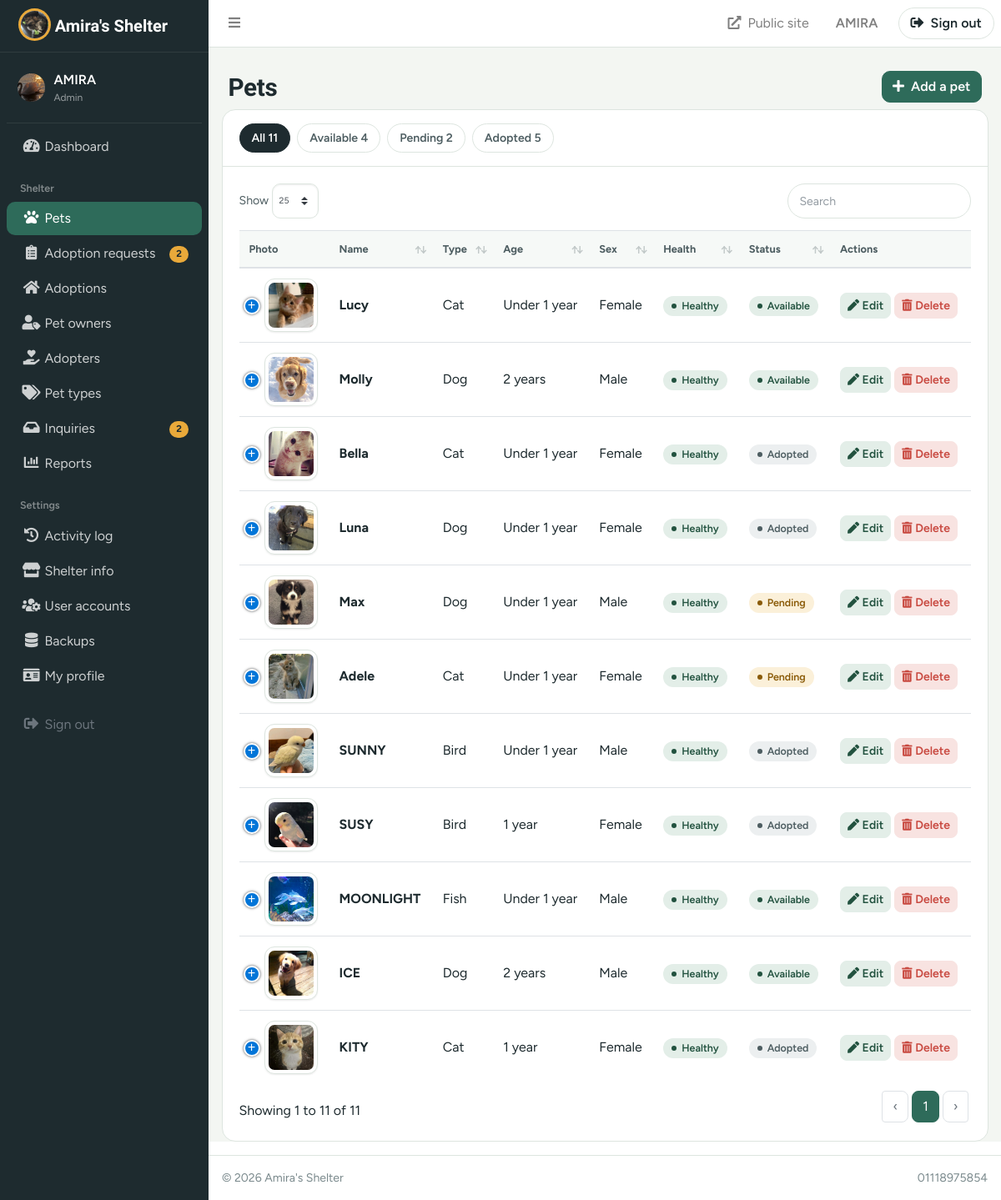
The page /admin/pets (signed in) on the database its author committed.
### tables this page shows
CREATE TABLE tbl_user (
    user_id       INTEGER PRIMARY KEY AUTOINCREMENT,
    username      TEXT NOT NULL UNIQUE,
    password      TEXT NOT NULL,
    complete_name TEXT NOT NULL,
    designation   TEXT NOT NULL DEFAULT '',
    profile_image TEXT NOT NULL DEFAULT '',
    user_type     TEXT NOT NULL DEFAULT 'user' CHECK (user_type IN ('admin', 'user'))
);

CREATE TABLE tbl_company (
    company_id      INTEGER PRIMARY KEY AUTOINCREMENT,
    company_logo    TEXT,
    company_name    TEXT,
    company_address TEXT,
    company_contact TEXT,
    company_website TEXT
);

CREATE TABLE tbl_pet (
    pet_id                INTEGER PRIMARY KEY AUTOINCREMENT,
    pet_owner_id          INTEGER REFERENCES tbl_pet_owner (pet_owner_id),
    pet_name              TEXT NOT NULL,
    pet_type_id           INTEGER REFERENCES tbl_pet_type (pet_type_id),
    description           TEXT,
    age                   INTEGER,
    gender                TEXT CHECK (gender IN ('Male', 'Female')),
    health_status         TEXT NOT NULL CHECK (health_status IN ('Healthy', 'Needs Treatment')),
    upload_health_history TEXT,
    vaccination_status    TEXT NOT NULL CHECK (vaccination_status IN ('Vaccinated', 'Not Vaccinated')),
    proof_of_vaccination  TEXT,
    adoption_status       TEXT NOT NULL CHECK (adoption_status IN ('Available', 'Pending', 'Adopted')),
    pet_profile_image     TEXT NOT NULL DEFAULT '',
    date_registered       TEXT
);

CREATE TABLE tbl_pet_type (
    pet_type_id   INTEGER PRIMARY KEY AUTOINCREMENT,
    pet_type_name TEXT NOT NULL UNIQUE
);

### petapp/records.py (the view)
@bp.route("/pets")
@login_required
def pets():
    status = request.args.get("status")
    if status not in PET_STATUSES:
        status = None
    sql = """SELECT p.*, pt.pet_type_name, po.pet_owner_name
             FROM tbl_pet p
             LEFT JOIN tbl_pet_type pt ON pt.pet_type_id = p.pet_type_id
             LEFT JOIN tbl_pet_owner po ON po.pet_owner_id = p.pet_owner_id"""
    rows = query(sql + (" WHERE p.adoption_status = ?" if status else "") + " ORDER BY p.pet_id DESC",
                 (status,) if status else ())
    counts = {s: 0 for s in PET_STATUSES}
    for r in query("SELECT adoption_status, COUNT(*) n FROM tbl_pet GROUP BY adoption_status"):
        counts[r["adoption_status"]] = r["n"]
    return render_template("admin/pets.html", pets=rows, status=status, counts=counts)

### petapp/adoptions.py (called while the page is built)
def staff_badges():
    return {
        "requests": scalar("SELECT COUNT(*) FROM tbl_adoption_request WHERE status = 'Pending'") or 0,
        "inquiries": scalar("SELECT COUNT(*) FROM tbl_inquiry WHERE status = 'New'") or 0,
    }

### petapp/db.py (called while the page is built)
def db_path():
    return Path(current_app.instance_path) / "petadoption.db"

def get_db():
    if "db" not in g:
        conn = sqlite3.connect(db_path(), detect_types=0, timeout=10)
        conn.row_factory = sqlite3.Row
        conn.execute("PRAGMA foreign_keys = ON")
        g.db = conn
    return g.db

def query(sql, params=(), one=False):
    cur = get_db().execute(sql, params)
    rows = cur.fetchall()
    cur.close()
    return (rows[0] if rows else None) if one else rows

def scalar(sql, params=()):
    row = get_db().execute(sql, params).fetchone()
    return row[0] if row else None

### petapp/helpers.py (called while the page is built)
def get_company():
    if "company" not in g:
        row = query("SELECT * FROM tbl_company ORDER BY company_id LIMIT 1", one=True)
        company = dict(row) if row else {}
        company.setdefault("company_id", None)
        for key in ("company_logo", "company_name", "company_address", "company_contact", "company_website"):
            company[key] = company.get(key) or ""
        company["company_name"] = company["company_name"] or "Pet Adoption Center"
        g.company = company
    return g.company

def _parse(value):
    if not value:
        return None
    if isinstance(value, datetime):
        return value
    for fmt in ("%Y-%m-%d %H:%M:%S", "%Y-%m-%d"):
        try:
            return datetime.strptime(str(value)[:19], fmt)
        except ValueError:
            continue
    return None

def fmt_date(value):
    d = _parse(value)
    return d.strftime("%b %d, %Y").replace(" 0", " ") if d else (value or "")

def age_label(age):
    try:
        age = int(age)
    except (TypeError, ValueError):
        return "Age unknown"
    if age <= 0:
        return "Under 1 year"
    return f"{age} year" if age == 1 else f"{age} years"

def status_class(status):
    return STATUS_CLASS.get(status, "done")

### petapp/portal.py (called while the page is built, shortened)
def load_member():
    kind, mid = session.get("member_kind"), session.get("member_id")
    if kind not in KINDS or not mid:
        return None

### petapp/security.py (called while the page is built)
def csrf_token():
    if "csrf_token" not in session:
        session["csrf_token"] = secrets.token_hex(32)
    return session["csrf_token"]

def csrf_field():
    return Markup(f'<input type="hidden" name="csrf_token" value="{csrf_token()}">')

### templates/admin/pets.html (shortened to what this page needs)
{% extends "base_admin.html" %}
{% from "_macros.html" import pill, upload_img, delete_button, filter_nav with context %}
{% block title %}Pets{% endblock %}
{% block actions %}<a href="{{ url_for('records.pet_new') }}" class="btn btn-primary"><i class="fas fa-plus mr-1"></i> Add a pet</a>{% endblock %}
{% block content %}
<div class="card">
  <div class="card-header">{{ filter_nav('records.pets', status, counts) }}</div>
  <div class="card-body">
    {% if not pets %}
      <p class="pa-empty mb-0">{% if status %}No pets are marked {{ status|lower }}.{% else %}No pets yet. <a href="{{ url_for('records.pet_new') }}">Add the first one</a>.{% endif %}</p>
    {% else %}
    <table class="table table-hover pa-datatable" data-order='[]'>
      <thead><tr>
        <th data-orderable="false" data-priority="3">Photo</th><th data-priority="1">Name</th><th>Type</th><th>Age</th><th>Sex</th>
        <th>Health</th><th>Vaccines</th><th data-priority="2">Status</th><th>Brought in by</th><th>Registered</th><th data-orderable="false" data-priority="1">Actions</th>
      </tr></thead>
      <tbody>
      {% for p in pets %}
        <tr>
          <td>{{ upload_img('pets', p.pet_profile_image, 'img-thumbnail', '') }}</td>
          <td><strong>{{ p.pet_name }}</strong></td>
          <td>{{ p.pet_type_name or '—' }}</td>
          <td data-order="{{ p.age }}">{{ p.age|age }}</td>
          <td>{{ p.gender or '—' }}</td>
          <td>{{ pill(p.health_status) }}</td>
          <td>{{ pill(p.adoption_status) }}</td>
          <td class="text-nowrap">
            <a href="{{ url_for('records.pet_edit', pet_id=p.pet_id) }}" class="btn btn-success btn-sm"><i class="fas fa-pen"></i> Edit</a>
            {{ delete_button(url_for('records.pet_delete', pet_id=p.pet_id), p.pet_name) }}
          </td>
        </tr>
      {% endfor %}
      </tbody>
    </table>
    {% endif %}
  </div>
</div>
{% endblock %}

### templates/base_admin.html (shortened to what this page needs)
{% from "_macros.html" import upload_img with context %}
{% macro nav(endpoint, icon, label, also=(), badge=0) -%}
<li class="nav-item">
  <a href="{{ url_for(endpoint) }}" class="nav-link{% if request.endpoint == endpoint or request.endpoint in also %} active{% endif %}">
    <i class="nav-icon fas {{ icon }}"></i><p>{{ label }}{% if badge %}<span class="right pa-badge" aria-label="{{ badge }} waiting">{{ badge }}</span>{% endif %}</p>
  </a>
</li>
{%- endmacro %}
<!DOCTYPE html>
<html lang="en">
<head>
  {% include "_head.html" %}
  <link rel="stylesheet" href="{{ url_for('static', filename='vendor/datatables/dataTables.bootstrap4.min.css') }}">
  <link rel="stylesheet" href="{{ url_for('static', filename='vendor/datatables/responsive.bootstrap4.min.css') }}">
  <link rel="stylesheet" href="{{ url_for('static', filename='css/petcare-admin.css') }}">
</head>
<body class="hold-transition sidebar-mini">
<div class="wrapper">
  <nav class="main-header navbar navbar-expand navbar-white navbar-light">
    <ul class="navbar-nav">
      <li class="nav-item"><a class="nav-link" data-widget="pushmenu" href="#" role="button" aria-label="Toggle menu"><i class="fas fa-bars"></i></a></li>
    </ul>
    <ul class="navbar-nav ml-auto align-items-center">
      <li class="nav-item d-none d-sm-block">
        <a class="nav-link" href="{{ url_for('public.home') }}" target="_blank" rel="noopener"><i class="fas fa-external-link-alt mr-1"></i> Public site</a>
      </li>
      <li class="nav-item d-none d-md-block">
        <a class="nav-link pa-topbar-user" href="{{ url_for('accounts.profile') }}" title="My profile">{{ current_user.complete_name }}</a>
      </li>
      <li class="nav-item">
        <form action="{{ url_for('auth.logout') }}" method="post" class="ml-2">{{ csrf_field() }}
          <button class="btn pa-signout"><i class="fas fa-sign-out-alt mr-1"></i> Sign out</button>
        </form>
      </li>
    </ul>
  </nav>
  <aside class="main-sidebar sidebar-dark-primary elevation-0">
    <a href="{{ url_for('admin.dashboard') }}" class="brand-link">
      {% if company.company_logo %}
        {{ upload_img('logo', company.company_logo, 'brand-image img-circle') }}
      {% else %}
        <span class="brand-image img-circle pa-brand-dot"><i class="fas fa-paw"></i></span>
      {% endif %}
      <span class="brand-text">{{ company.company_name }}</span>
    </a>
    <div class="sidebar">
      <div class="user-panel mt-3 pb-3 mb-2 d-flex align-items-center">
        <div class="image">{{ upload_img('users', current_user.profile_image, 'img-circle') }}</div>
        <div class="info">
          <a href="{{ url_for('accounts.profile') }}" class="d-block">{{ current_user.complete_name }}</a>
          <small>{{ current_user.user_type }}</small>
        </div>
      </div>
      <nav class="mt-2">
        <ul class="nav nav-pills nav-sidebar flex-column" role="menu">
          {{ nav('admin.dashboard', 'fa-tachometer-alt', 'Dashboard') }}
          <li class="nav-header">Shelter</li>
          {{ nav('records.pets', 'fa-paw', 'Pets', ('records.pet_new', 'records.pet_edit')) }}
          {{ nav('adoptions.requests_list', 'fa-clipboard-list', 'Adoption requests', badge=staff_badges.requests) }}
          {{ nav('adoptions.adoptions_list', 'fa-home', 'Adoptions', ('adoptions.adoption_new',)) }}
          <li class="nav-item">
            <a href="{{ url_for('records.people', kind='owners') }}" class="nav-link{% if request.view_args and request.view_args.get('kind') == 'owners' %} active{% endif %}"><i class="nav-icon fas fa-user-tag"></i><p>Pet owners</p></a>
          </li>
          <li class="nav-item">
            <a href="{{ url_for('records.people', kind='adopters') }}" class="nav-link"><i class="nav-icon fas fa-hand-holding-heart"></i><p>Adopters</p></a>
          </li>
          {{ nav('records.pet_types', 'fa-tags', 'Pet types') }}
          {{ nav('admin.inquiries', 'fa-inbox', 'Inquiries', badge=staff_badges.inquiries) }}
          {{ nav('admin.reports', 'fa-chart-bar', 'Reports', ('admin.report',)) }}
          <li class="nav-header">Settings</li>
          {{ nav('admin.activity', 'fa-history', 'Activity log') }}
          {% if current_user.user_type == 'admin' %}
            {{ nav('accounts.company', 'fa-store', 'Shelter info') }}
            {{ nav('accounts.users', 'fa-users-cog', 'User accounts', ('accounts.user_form',)) }}
            {{ nav('admin.backups', 'fa-database', 'Backups') }}
          {% endif %}
          {{ nav('accounts.profile', 'fa-id-card', 'My profile') }}
          <li class="nav-item mt-3">
            <form action="{{ url_for('auth.logout') }}" method="post">{{ csrf_field() }}
              <button class="nav-link pa-nav-button"><i class="nav-icon fas fa-sign-out-alt"></i><p>Sign out</p></button>
            </form>
          </li>
        </ul>
      </nav>
    </div>
  </aside>
  <div class="content-wrapper">
    <div class="content-header">
      <div class="container-fluid d-flex flex-wrap align-items-end justify-content-between" style="gap:12px">
        <div>
          <h1 class="m-0">{% block heading %}{{ self.title() }}{% endblock %}</h1>
        </div>
        <div>{% block actions %}{% endblock %}</div>
      </div>
    </div>
    <section class="content">
      <div class="container-fluid">
        {% block content %}{% endblock %}
      </div>
    </section>
  </div>
  <footer class="main-footer pa-footer">
    <div class="float-right d-none d-sm-inline">{{ company.company_contact }}</div>
    &copy; {{ now_year }} {{ company.company_name }}
  </footer>
</div>
</body>
</html>

### templates/_macros.html (shortened to what this page needs)
{% macro pill(status) -%}
<span class="pa-pill pa-pill--{{ status|status_class }}">{{ status }}</span>
{%- endmacro %}
{% macro upload_img(folder, name, cls="", alt="") -%}
{% if name %}<img src="{{ url_for('uploaded_file', folder=folder, filename=name) }}" class="{{ cls }}" alt="{{ alt }}" loading="lazy" onerror="this.onerror=null;this.src='{{ url_for('static', filename='img/placeholder.svg') }}'">
{% else %}<img src="{{ url_for('static', filename='img/placeholder.svg') }}" class="{{ cls }}" alt="{{ alt }}">{% endif %}
{%- endmacro %}
{% macro delete_button(action, what, label="Delete") -%}
<form action="{{ action }}" method="post" class="d-inline" data-confirm="Delete {{ what }}? This can't be undone.">
  <button type="submit" class="btn btn-danger btn-sm"><i class="fas fa-trash-alt"></i> {{ label }}</button>
</form>
{%- endmacro %}
{% macro filter_nav(endpoint, current, counts, labels=None) -%}
<nav class="pa-filter" aria-label="Filter by status">
  <a href="{{ url_for(endpoint) }}" {% if not current %}aria-current="page"{% endif %}>All {{ counts.values()|sum }}</a>
  {% for s, n in counts.items() %}
  <a href="{{ url_for(endpoint, status=s) }}" {% if current == s %}aria-current="page"{% endif %}>{{ s }} {{ n }}</a>
  {% endfor %}
</nav>
{%- endmacro %}

### rows shown on the page
tbl_user: complete_name "AMIRA", profile_image (picture), user_type "Admin"
tbl_company: company_logo (picture), company_name "Amira's Shelter", company_contact "01118975854"
tbl_pet: adoption_status "Pending", pet_type "2", pet_profile_image (picture), pet_name "Max", pet_type_name "Dog", age|age "Under 1 year", gender "Male", health_status "Healthy Pending", label "Delete"
tbl_pet: adoption_status "Adopted", pet_id "5", pet_profile_image (picture), pet_name "SUNNY", pet_type_name "Bird", age|age "Under 1 year", gender "Male", health_status "Healthy Adopted", label "Delete"
tbl_pet: pet_profile_image (picture), pet_name "Lucy", pet_type_name "Cat", age|age "Under 1 year", gender "Female", health_status "Healthy Available", label "Delete"
tbl_pet: pet_profile_image (picture), pet_name "Molly", pet_type_name "Dog", age|age "2 years", gender "Male", health_status "Healthy Available", label "Delete"
tbl_pet: pet_profile_image (picture), pet_name "Bella", pet_type_name "Cat", age|age "Under 1 year", gender "Female", health_status "Healthy Adopted", label "Delete"
tbl_pet: pet_profile_image (picture), pet_name "Luna", pet_type_name "Dog", age|age "Under 1 year", gender "Female", health_status "Healthy Adopted", label "Delete"
tbl_pet: pet_profile_image (picture), pet_name "Adele", pet_type_name "Cat", age|age "Under 1 year", gender "Female", health_status "Healthy Pending", label "Delete"
tbl_pet: pet_profile_image (picture), pet_name "SUSY", pet_type_name "Bird", age|age "1 year", gender "Female", health_status "Healthy Adopted", label "Delete"
tbl_pet: pet_profile_image (picture), pet_name "MOONLIGHT", pet_type_name "Fish", age|age "Under 1 year", gender "Male", health_status "Healthy Available", label "Delete"
tbl_pet: pet_profile_image (picture), pet_name "ICE", pet_type_name "Dog", age|age "2 years", gender "Male", health_status "Healthy Available", label "Delete"
tbl_pet: pet_profile_image (picture), pet_name "KITY", pet_type_name "Cat", age|age "1 year", gender "Female", health_status "Healthy Adopted", label "Delete"

### other values the page prints
{{ label }} "Dashboard Pets Adoption requests Adoptions Pet types Inquiries Reports Activity log Shelter info User accounts Backups My profile"
{{ badge }} "2 2"
{{ counts.values()|sum }} "11"
{{ s }} "Available"
{{ n }} "4"
